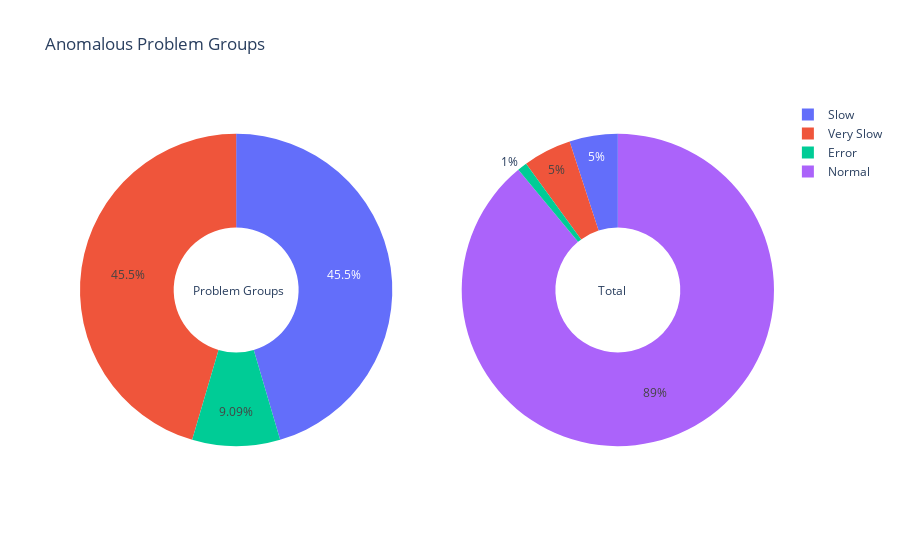

Notebook code cell kept with this figure:
### Code cell
import plotly.graph_objects as go
from plotly.subplots import make_subplots

labels = ["Slow", "Very Slow", "Error"]
labels2 = ["Slow", "Very Slow", "Error", "Normal"]

# Create subplots: use 'domain' type for Pie subplot
fig = make_subplots(rows=1, cols=2, specs=[[{'type':'domain'}, {'type':'domain'}]])

fig.add_trace(go.Pie(labels=labels, values=[45.5, 45.5, 9.1], name="Breakdown of Anomalous Transactions", color_discrete_map={'Slow':'yellow','Very Slow':'orange','Error':'red'}),
              1, 1)
fig.add_trace(go.Pie(labels=labels2, values=[5, 5, 1, 89], name="Total Transactions"),
              1, 2)

# Use `hole` to create a donut-like pie chart
fig.update_traces(hole=.4, hoverinfo="label+percent+name")

fig.update_layout(
    title_text="Anomalous Problem Groups",
    # Add annotations in the center of the donut pies.
    annotations=[dict(text='Problem Groups', x=0.16, y=0.5, font_size=12, showarrow=False),
                 dict(text='Total', x=0.79, y=0.5, font_size=12, showarrow=False)])
fig.show()

### Figure 1 — Plotly figure (JSON) as saved in the notebook; plotly's stock layout.template omitted (floating-point values rounded to 4 significant figures)
{"data": [{"domain": {"x": [0, 0.45], "y": [0, 1]}, "hole": 0.4, "hoverinfo": "label+percent+name", "labels": ["Slow", "Very Slow", "Error"], "name": "Breakdown of Anomalous Transactions", "type": "pie", "values": [45.5, 45.5, 9.1]}, {"domain": {"x": [0.55, 1], "y": [0, 1]}, "hole": 0.4, "hoverinfo": "label+percent+name", "labels": ["Slow", "Very Slow", "Error", "Normal"], "name": "Total Transactions", "type": "pie", "values": [5, 5, 1, 89]}], "layout": {"annotations": [{"font": {"size": 12}, "showarrow": false, "text": "Problem Groups", "x": 0.16, "y": 0.5}, {"font": {"size": 12}, "showarrow": false, "text": "Total", "x": 0.79, "y": 0.5}], "title": {"text": "Anomalous Problem Groups"}}}
